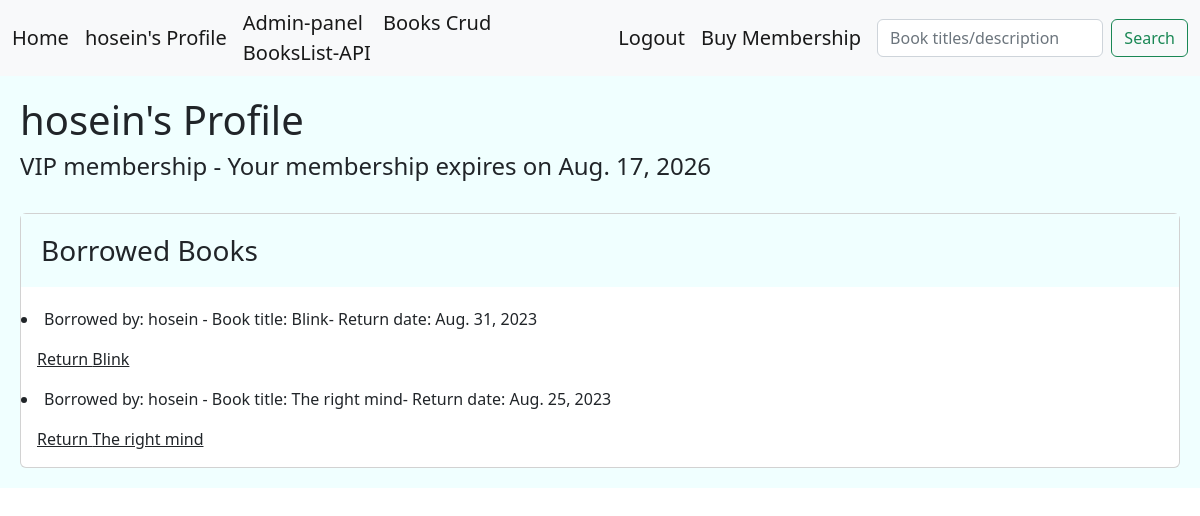
The page /users/12/ (signed in) on the database as committed earlier.
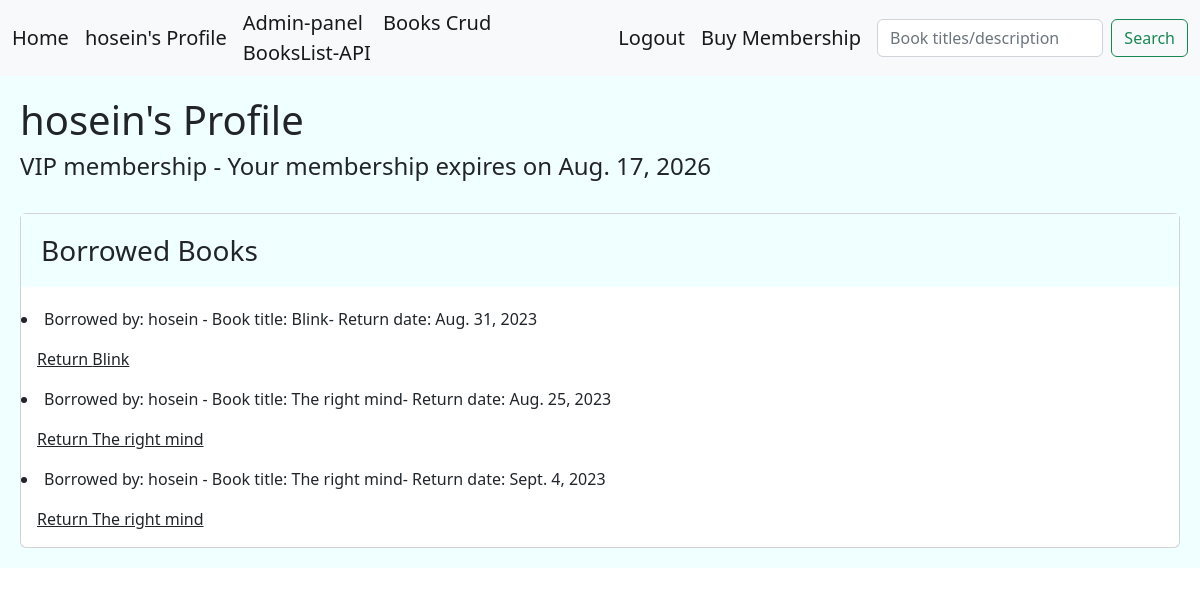
The same page on the database as committed later.
### library/models.py (models this page shows, shortened)
class BorrowedBook(models.Model):
    user = models.ForeignKey(User, on_delete=models.CASCADE)
    book = models.ForeignKey(Books, on_delete=models.CASCADE)
    borrow_date = models.DateField()
    return_date = models.DateField(null=True, blank=True)
    date_check = models.BooleanField(default=False) #say how many days left

class Books(models.Model):
    title = models.CharField(max_length=100)
    description = models.TextField(null=True)
    price = models.DecimalField(max_digits=6 , decimal_places=2, default=0.00)
    shabak = models.CharField(max_length=150,null=True)
    copies_available = models.PositiveIntegerField(default=4)
    genre = models.ForeignKey('Genre', on_delete=models.SET_NULL, null=True)
    author = models.ForeignKey('Author', on_delete=models.SET_NULL, null=True)
    def __str__(self):
        return self.title

### account/models.py (models this page shows, shortened)
class CustomUser(AbstractBaseUser):
    MEMBERSHIP_NORMAL = 'N'
    MEMBERSHIP_VIP = 'V'
    MEMBERSHIP_CHOICES = [
        (MEMBERSHIP_NORMAL,'Normal'),
        (MEMBERSHIP_VIP,'VIP'),
    ]
    full_name = models.CharField(max_length=100,unique=True,null=True)
    email = models.EmailField(unique=True)
    expiration_date = models.DateField(null=True)
    membership = models.CharField(max_length=1, choices= MEMBERSHIP_CHOICES, default= MEMBERSHIP_NORMAL)
    phone = models.CharField(max_length=11, unique=True, null=True)
    is_active = models.BooleanField(default=True)
    is_admin = models.BooleanField(default=False)
    objects = UserManager()
    USERNAME_FIELD = 'phone'
    REQUIRED_FIELDS = ['email','password','full_name',]#['email',] #required fields when making a user in shell by createsuper user
    def __str__(self):
        return self.email

### library/views.py (the view)
# urls.py: path('users/<int:user_id>/',views.UserProfile.as_view(), name='user'),
class UserProfile(LoginRequiredMixin,View):
    template_class = 'library/user_profile.html'
    def dispatch(self, request,user_id):
        if user_id != request.user.id:
            messages.error(request, 'No cheating!', 'danger')
            return redirect('library:home')
        return super().dispatch(request, user_id)
    def get(self,request, user_id):
        user = User.objects.get(id=user_id)
        borrowed_books = BorrowedBook.objects.filter(user=user.id)
        return render(request,self.template_class,{'borrowed_books': borrowed_books,'user':user})

### library/templates/library/user_profile.html (shortened to what this page needs)
<!DOCTYPE html>
<html lang="en">
<head>
    <link href="https://cdn.jsdelivr.net/npm/bootstrap@5.2.0-beta1/dist/css/bootstrap.min.css" rel="stylesheet">
</head>
<body>
{% include 'include/navbar.html' %}
<div class="jumbotron">
    {% block content %} <H1> {{ user.full_name }}'s Profile</H1>
    {% if user.membership == 'V'%} <H4> VIP membership - Your membership expires on {{user.expiration_date}} </H4> {% else %} <H4> NORMAL membership </H4> {% endif%}
     <br/>
    <div class="card">
        <h3 class="card-title jumbotron">Borrowed Books</h3>
    {% for i in borrowed_books %}
    <li> Borrowed by: {{i.user.full_name}} - Book title: {{i.book}}- Return date: {{i.return_date}}</li>
    <a class="card-body" href="{% url 'library:return' i.id  %}" >Return {{i.book}}</a>
    {% endfor %}
    {% endblock %}
</div>
</body>
</html>

Rows that differ between the two databases and show on the page:
added BorrowedBook: user.full_name "hosein", book "The right mind", return_date "Sept. 4, 2023"
